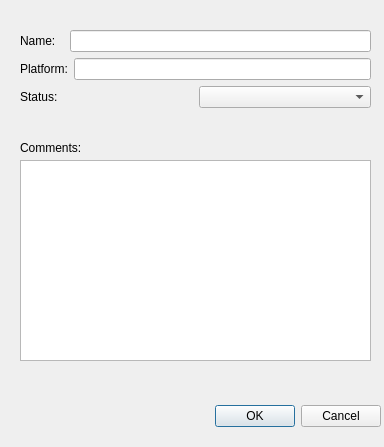
<?xml version="1.0" encoding="UTF-8"?>
<ui version="4.0">
 <class>editdialog</class>
 <widget class="QDialog" name="editdialog">
  <property name="geometry">
   <rect>
    <x>0</x>
    <y>0</y>
    <width>384</width>
    <height>447</height>
   </rect>
  </property>
  <property name="windowTitle">
   <string>Edit</string>
  </property>
  <widget class="QDialogButtonBox" name="buttonBox">
   <property name="geometry">
    <rect>
     <x>40</x>
     <y>400</y>
     <width>341</width>
     <height>32</height>
    </rect>
   </property>
   <property name="orientation">
    <enum>Qt::Horizontal</enum>
   </property>
   <property name="standardButtons">
    <set>QDialogButtonBox::Cancel|QDialogButtonBox::Ok</set>
   </property>
  </widget>
  <widget class="QLabel" name="label_4">
   <property name="geometry">
    <rect>
     <x>20</x>
     <y>140</y>
     <width>61</width>
     <height>16</height>
    </rect>
   </property>
   <property name="text">
    <string>Comments:</string>
   </property>
  </widget>
  <widget class="QTextEdit" name="commentEdit">
   <property name="geometry">
    <rect>
     <x>20</x>
     <y>160</y>
     <width>351</width>
     <height>201</height>
    </rect>
   </property>
  </widget>
  <widget class="QWidget" name="layoutWidget">
   <property name="geometry">
    <rect>
     <x>20</x>
     <y>30</y>
     <width>351</width>
     <height>80</height>
    </rect>
   </property>
   <layout class="QVBoxLayout" name="verticalLayout">
    <item>
     <layout class="QHBoxLayout" name="horizontalLayout">
      <item>
       <widget class="QLabel" name="label">
        <property name="sizePolicy">
         <sizepolicy hsizetype="Minimum" vsizetype="Minimum">
          <horstretch>0</horstretch>
          <verstretch>0</verstretch>
         </sizepolicy>
        </property>
        <property name="minimumSize">
         <size>
          <width>44</width>
          <height>0</height>
         </size>
        </property>
        <property name="text">
         <string>Name:</string>
        </property>
       </widget>
      </item>
      <item>
       <widget class="QLineEdit" name="nameEdit"/>
      </item>
     </layout>
    </item>
    <item>
     <layout class="QHBoxLayout" name="horizontalLayout_2">
      <item>
       <widget class="QLabel" name="label_2">
        <property name="text">
         <string>Platform:</string>
        </property>
       </widget>
      </item>
      <item>
       <widget class="QLineEdit" name="platformEdit"/>
      </item>
     </layout>
    </item>
    <item>
     <layout class="QHBoxLayout" name="horizontalLayout_3">
      <item>
       <widget class="QLabel" name="label_3">
        <property name="sizePolicy">
         <sizepolicy hsizetype="Minimum" vsizetype="Minimum">
          <horstretch>0</horstretch>
          <verstretch>0</verstretch>
         </sizepolicy>
        </property>
        <property name="minimumSize">
         <size>
          <width>44</width>
          <height>0</height>
         </size>
        </property>
        <property name="text">
         <string>Status:</string>
        </property>
       </widget>
      </item>
      <item>
       <widget class="QComboBox" name="statusBox"/>
      </item>
     </layout>
    </item>
   </layout>
  </widget>
 </widget>
 <resources/>
 <connections>
  <connection>
   <sender>buttonBox</sender>
   <signal>accepted()</signal>
   <receiver>editdialog</receiver>
   <slot>accept()</slot>
   <hints>
    <hint type="sourcelabel">
     <x>248</x>
     <y>254</y>
    </hint>
    <hint type="destinationlabel">
     <x>157</x>
     <y>274</y>
    </hint>
   </hints>
  </connection>
  <connection>
   <sender>buttonBox</sender>
   <signal>rejected()</signal>
   <receiver>editdialog</receiver>
   <slot>reject()</slot>
   <hints>
    <hint type="sourcelabel">
     <x>316</x>
     <y>260</y>
    </hint>
    <hint type="destinationlabel">
     <x>286</x>
     <y>274</y>
    </hint>
   </hints>
  </connection>
 </connections>
</ui>
